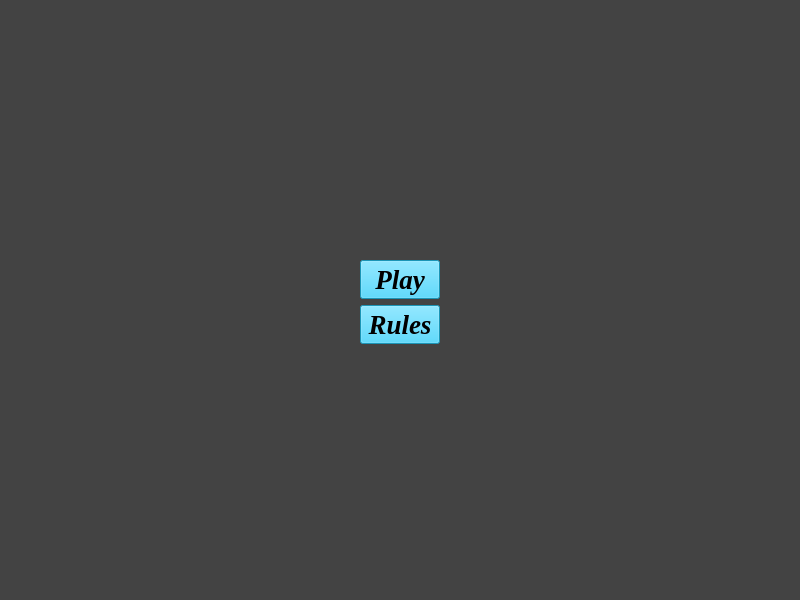
<?xml version="1.0" encoding="UTF-8"?>
<ui version="4.0">
 <class>MainWindow</class>
 <widget class="QMainWindow" name="MainWindow">
  <property name="geometry">
   <rect>
    <x>0</x>
    <y>0</y>
    <width>800</width>
    <height>600</height>
   </rect>
  </property>
  <property name="windowTitle">
   <string>MainWindow</string>
  </property>
  <property name="styleSheet">
   <string notr="true">background-color: rgb(67, 67, 67);</string>
  </property>
  <widget class="QWidget" name="centralwidget">
   <layout class="QGridLayout" name="gridLayout">
    <item row="0" column="0">
     <spacer name="verticalSpacer_2">
      <property name="orientation">
       <enum>Qt::Vertical</enum>
      </property>
      <property name="sizeType">
       <enum>QSizePolicy::MinimumExpanding</enum>
      </property>
      <property name="sizeHint" stdset="0">
       <size>
        <width>20</width>
        <height>40</height>
       </size>
      </property>
     </spacer>
    </item>
    <item row="1" column="0">
     <layout class="QVBoxLayout" name="verticalLayout_2">
      <item>
       <layout class="QHBoxLayout" name="horizontalLayout">
        <item>
         <spacer name="horizontalSpacer">
          <property name="orientation">
           <enum>Qt::Horizontal</enum>
          </property>
          <property name="sizeType">
           <enum>QSizePolicy::Expanding</enum>
          </property>
          <property name="sizeHint" stdset="0">
           <size>
            <width>48</width>
            <height>20</height>
           </size>
          </property>
         </spacer>
        </item>
        <item>
         <widget class="QLabel" name="picture">
          <property name="text">
           <string/>
          </property>
         </widget>
        </item>
        <item>
         <spacer name="horizontalSpacer_2">
          <property name="orientation">
           <enum>Qt::Horizontal</enum>
          </property>
          <property name="sizeType">
           <enum>QSizePolicy::Expanding</enum>
          </property>
          <property name="sizeHint" stdset="0">
           <size>
            <width>40</width>
            <height>20</height>
           </size>
          </property>
         </spacer>
        </item>
       </layout>
      </item>
      <item>
       <layout class="QHBoxLayout" name="horizontalLayout_2">
        <item>
         <spacer name="horizontalSpacer_3">
          <property name="orientation">
           <enum>Qt::Horizontal</enum>
          </property>
          <property name="sizeType">
           <enum>QSizePolicy::MinimumExpanding</enum>
          </property>
          <property name="sizeHint" stdset="0">
           <size>
            <width>40</width>
            <height>20</height>
           </size>
          </property>
         </spacer>
        </item>
        <item>
         <layout class="QVBoxLayout" name="verticalLayout">
          <item>
           <widget class="QPushButton" name="pushButton">
            <property name="font">
             <font>
              <family>Times New Roman</family>
              <pointsize>20</pointsize>
              <italic>true</italic>
              <bold>true</bold>
             </font>
            </property>
            <property name="styleSheet">
             <string notr="true">background-color: rgb(38, 208, 255);
color: rgb(0, 0, 0);</string>
            </property>
            <property name="text">
             <string>Play</string>
            </property>
           </widget>
          </item>
          <item>
           <widget class="QPushButton" name="pushButton_2">
            <property name="font">
             <font>
              <family>Times New Roman</family>
              <pointsize>20</pointsize>
              <italic>true</italic>
              <bold>true</bold>
             </font>
            </property>
            <property name="styleSheet">
             <string notr="true">
background-color: rgb(38, 208, 255);
color: rgb(0, 0, 0);</string>
            </property>
            <property name="text">
             <string>Rules</string>
            </property>
           </widget>
          </item>
         </layout>
        </item>
        <item>
         <spacer name="horizontalSpacer_4">
          <property name="orientation">
           <enum>Qt::Horizontal</enum>
          </property>
          <property name="sizeType">
           <enum>QSizePolicy::MinimumExpanding</enum>
          </property>
          <property name="sizeHint" stdset="0">
           <size>
            <width>40</width>
            <height>20</height>
           </size>
          </property>
         </spacer>
        </item>
       </layout>
      </item>
     </layout>
    </item>
    <item row="2" column="0">
     <spacer name="verticalSpacer">
      <property name="orientation">
       <enum>Qt::Vertical</enum>
      </property>
      <property name="sizeType">
       <enum>QSizePolicy::MinimumExpanding</enum>
      </property>
      <property name="sizeHint" stdset="0">
       <size>
        <width>20</width>
        <height>40</height>
       </size>
      </property>
     </spacer>
    </item>
   </layout>
  </widget>
  <widget class="QMenuBar" name="menubar">
   <property name="geometry">
    <rect>
     <x>0</x>
     <y>0</y>
     <width>800</width>
     <height>21</height>
    </rect>
   </property>
  </widget>
  <widget class="QStatusBar" name="statusbar"/>
 </widget>
 <resources/>
 <connections/>
</ui>
